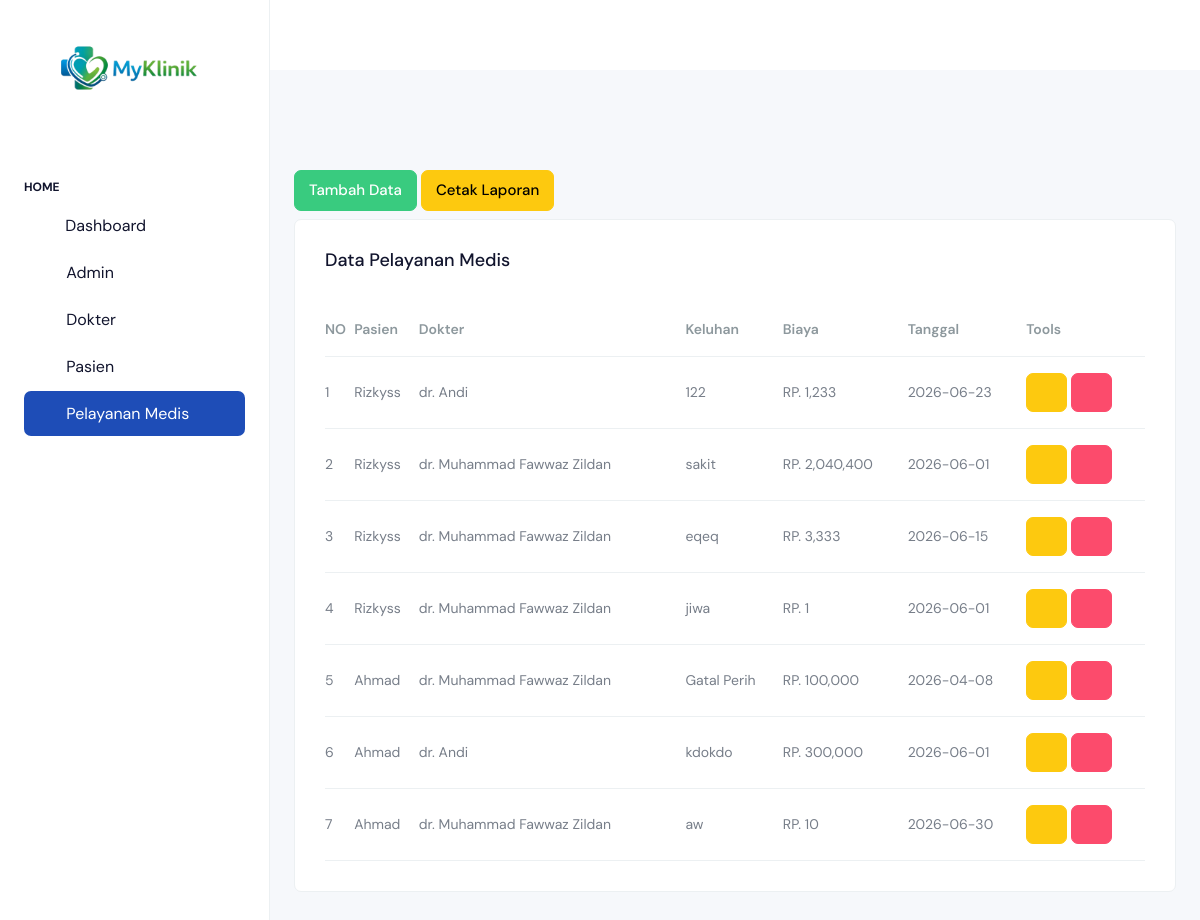
Page /pelayanan_medis.php (signed in) on the committed database.
### tables this page shows
CREATE TABLE IF NOT EXISTS `pelayanan_medis` (
  `id` int NOT NULL AUTO_INCREMENT,
  `pasien_id` int DEFAULT NULL,
  `dokter_id` int DEFAULT NULL,
  `tanggal` date DEFAULT NULL,
  `keluhan` text,
  `biaya` bigint DEFAULT NULL,
  PRIMARY KEY (`id`),
  KEY `pasien_id` (`pasien_id`),
  KEY `dokter_id` (`dokter_id`),
  CONSTRAINT `pelayanan_medis_ibfk_1` FOREIGN KEY (`pasien_id`) REFERENCES `pasien` (`id`),
  CONSTRAINT `pelayanan_medis_ibfk_2` FOREIGN KEY (`dokter_id`) REFERENCES `dokter` (`id`)
);

CREATE TABLE IF NOT EXISTS `pasien` (
  `id` int NOT NULL AUTO_INCREMENT,
  `nama` varchar(100) DEFAULT NULL,
  `alamat` text,
  `no_hp` varchar(20) DEFAULT NULL,
  PRIMARY KEY (`id`)
);

CREATE TABLE IF NOT EXISTS `dokter` (
  `id` int NOT NULL AUTO_INCREMENT,
  `nama` varchar(100) DEFAULT NULL,
  `spesialis` varchar(100) DEFAULT NULL,
  `no_hp` varchar(20) DEFAULT NULL,
  PRIMARY KEY (`id`)
);

### koneksi.php (called while the page is built, shortened)
<?php
class Database {
    private $host = "localhost";
    private $user = "root";
    private $pass = "";
    private $db = "klinik";
    public function __construct() {
        $this->conn = new mysqli($this->host, $this->user,
         $this->pass, $this->db);
    }
}
?>

### model/model.php (called while the page is built, shortened)
<?php
require_once "koneksi.php";
class Model {
    public function __construct() {
        $db = new Database();
        $this->conn = $db->conn;
    }
}
?>

### model/pelayanan_model.php (called while the page is built, shortened)
<?php
class PelayananMedis extends Klinik
{
    public function info()
    {
        return "Data Pelayanan Medis";
    }
    public function getAll()
    {
        return $this->conn->query("
            SELECT pm.*, p.nama AS pasien, d.nama AS dokter
            FROM pelayanan_medis pm
            JOIN pasien p ON pm.pasien_id = p.id
            JOIN dokter d ON pm.dokter_id = d.id
        ");
    }
}

### pelayanan_medis.php (the view, shortened to what this page needs)
<?php
require_once "model/pelayanan_model.php";
$pasienObj = new Pasien();
$dokterObj = new Dokter();
$pm = new PelayananMedis($pasienObj, $dokterObj);
$data = $pm->getAll();
$no = 1;
?>
<!doctype html>
<html lang="en">
<head>
  <link rel="stylesheet" href="./assets/css/styles.min.css" />
</head>
<body>
  <div class="page-wrapper" id="main-wrapper" data-layout="vertical" data-navbarbg="skin6" data-sidebartype="full">
    <?php
    include 'navbar/navbar.php';
    include 'navbar/header.php'
    ?>
    <div class="body-wrapper">
      <div class="body-wrapper-inner">
        <div class="container-fluid">
          <button class="btn btn-success mb-2"
            data-bs-toggle="modal"
            data-bs-target="#modalTambah">
            Tambah Data
          </button>
          <a href="print_laporan.php" target="_blank" class="btn btn-warning mb-2">
            Cetak Laporan
          </a>
          <div class="row">
            <div class="col-12">
              <div class="card">
                <div class="card-body">
                  <div class="d-md-flex align-items-center">
                    <div>
                      <h4 class="card-title"><?php echo $pm->info() ?></h4>
                    </div>
                  </div>
                  <div class="table-responsive mt-4">
                    <table class="table mb-0 text-nowrap varient-table align-middle fs-3">
                      <thead>
                        <tr>
                          <th scope="col" class="px-0 text-muted">NO</th>
                          <th scope="col" class="px-0 text-muted">Pasien</th>
                          <th scope="col" class="px-0 text-muted">Dokter</th>
                          <th scope="col" class="px-0 text-muted">Keluhan</th>
                          <th scope="col" class="px-0 text-muted">Biaya</th>
                          <th scope="col" class="px-0 text-muted">Tanggal</th>
                          <th scope="col" class="px-0 text-muted">Tools</th>
                        </tr>
                      </thead>
                      <tbody>
                        <?php while ($row = $data->fetch_assoc()) { ?>
                          <tr>
                            <td class="px-0"><?= $no++ ?></td>
                            <td class="px-0"> <?= $row['pasien'] ?></td>
                            <td class="px-0"> <?= $row['dokter'] ?></td>
                            <td class="px-0"> <?= $row['keluhan'] ?></td>
                            <td class="px-0">RP. <?= number_format($row['biaya']) ?></td>
                            <td class="px-0"> <?= $row['tanggal'] ?></td>
                            <td class="px-0">
                              <button class="btn btn-warning"
                                data-bs-toggle="modal"
                                data-bs-target="#edit<?= $row['id'] ?>">
                                <i class="ti ti-edit"></i>
                              </button>
                              <button class="btn btn-danger"
                                data-bs-toggle="modal"
                                data-bs-target="#hapus<?= $row['id'] ?>">
                                <i class="ti ti-trash"></i>
                              </button>
                            </td>
                          </tr>
                        <?php } ?>
                      </tbody>
                    </table>
                  </div>
                </div>
              </div>
            </div>
          </div>
        </div>
      </div>
    </div>
</body>
</html>

### rows in the picture
pelayanan_medis: pasien.nama "Rizkyss", dokter.nama "dr. Andi", keluhan "122", biaya "1,233", tanggal "2026-06-23"
pelayanan_medis: pasien.nama "Rizkyss", dokter.nama "dr. Muhammad Fawwaz Zildan", keluhan "sakit", biaya "2,040,400", tanggal "2026-06-01"
pelayanan_medis: pasien.nama "Rizkyss", dokter.nama "dr. Muhammad Fawwaz Zildan", keluhan "eqeq", biaya "3,333", tanggal "2026-06-15"
pelayanan_medis: pasien.nama "Rizkyss", dokter.nama "dr. Muhammad Fawwaz Zildan", keluhan "jiwa", biaya "1", tanggal "2026-06-01"
pelayanan_medis: pasien.nama "Ahmad", dokter.nama "dr. Muhammad Fawwaz Zildan", keluhan "Gatal Perih", biaya "100,000", tanggal "2026-04-08"
pelayanan_medis: pasien.nama "Ahmad", dokter.nama "dr. Andi", keluhan "kdokdo", biaya "300,000", tanggal "2026-06-01"
pelayanan_medis: pasien.nama "Ahmad", dokter.nama "dr. Muhammad Fawwaz Zildan", keluhan "aw", biaya "10", tanggal "2026-06-30"

### other values in the picture
$pm->info() "Data Pelayanan Medis"
